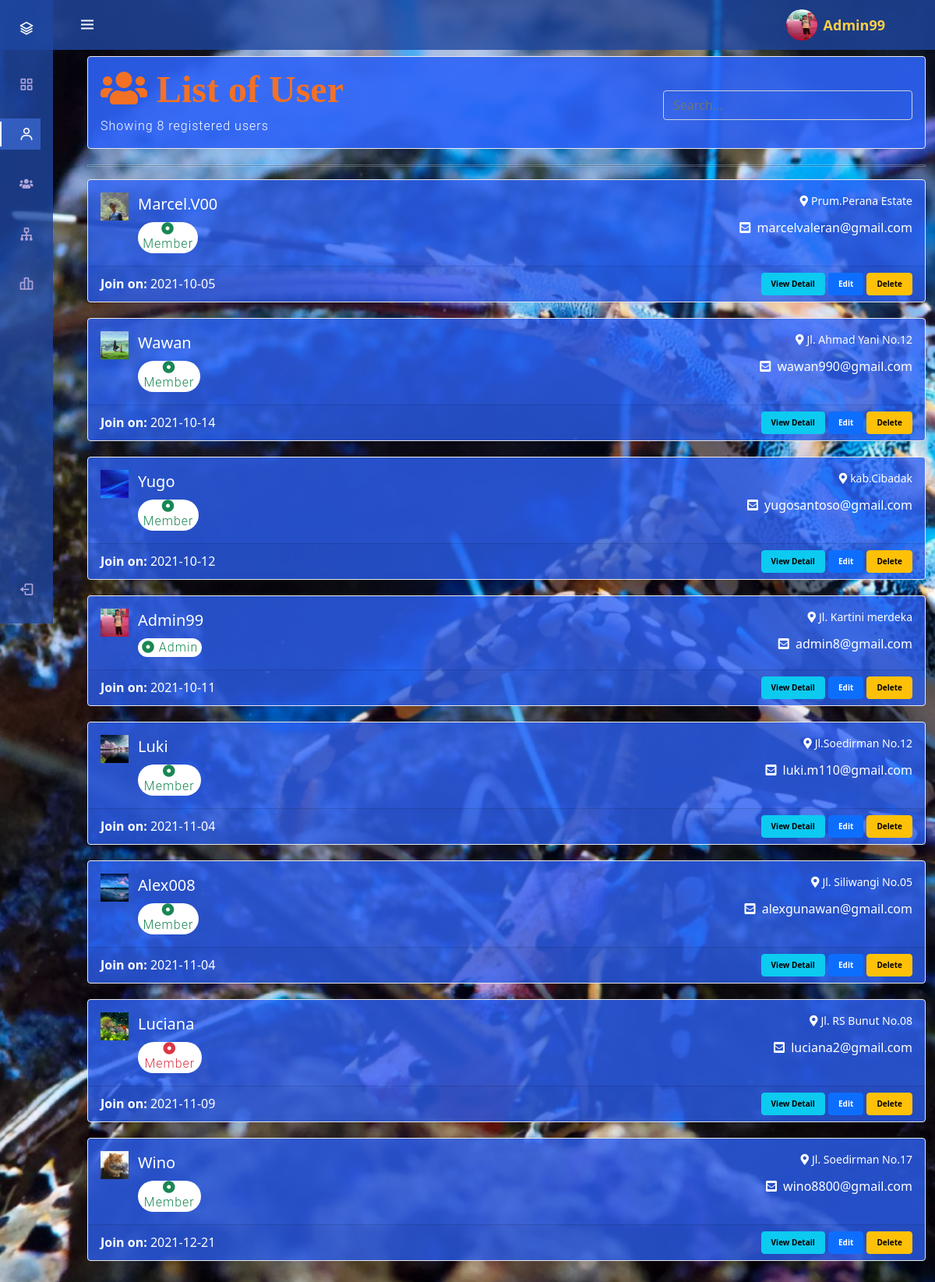
Page /admin_listuser.php (signed in) on the committed database.
### tables this page shows
CREATE TABLE `users` (
  `id` int(11) NOT NULL,
  `username` varchar(50) NOT NULL,
  `email` varchar(50) NOT NULL,
  `password` varchar(50) NOT NULL,
  `full_name` varchar(150) NOT NULL,
  `create_datetime` date NOT NULL,
  `update_on` varchar(16) NOT NULL,
  `address` varchar(254) NOT NULL,
  `subdistrict` varchar(100) NOT NULL,
  `phone` char(13) NOT NULL,
  `level` varchar(30) NOT NULL,
  `post_code` int(8) NOT NULL,
  `img_location` varchar(150) NOT NULL,
  `activation` varchar(20) NOT NULL
);

### admin_listuser.php (the view, shortened to what this page needs)
<?php
include 'config.php';
$user_id = $_SESSION['user_id'];
$img_prof = $_SESSION['img_prof'];
$sql = "SELECT * FROM users ORDER BY id";
$res = mysqli_query($conn, $sql);
$total = mysqli_num_rows($res);
?>
<html>
<head>
    <link rel="stylesheet" href="css/sidebar4.css">
    <link rel="stylesheet" href="css/userlist3.css">
    <link rel="stylesheet" href="css/hover.css">
    <link href="https://maxcdn.bootstrapcdn.com/font-awesome/4.3.0/css/font-awesome.min.css" rel="stylesheet">
    <link rel="stylesheet" href="https://maxcdn.bootstrapcdn.com/bootstrap/4.0.0/css/bootstrap.min.css">
    <link rel="stylesheet" href="https://stackpath.bootstrapcdn.com/bootstrap/4.0.0/js/bootstrap.bundle.min.js">
    <link rel="stylesheet" href="https://cdn.jsdelivr.net/npm/bootstrap@5.0.0-beta1/dist/css/bootstrap.min.css">
    <link href='https://unpkg.com/boxicons@2.1.1/css/boxicons.min.css' rel='stylesheet'>
    <link rel="stylesheet" href="https://cdnjs.cloudflare.com/ajax/libs/jquery/3.2.1/jquery.min.js">
</head>
<body id="body-pd">
<header class="header" id="header">
        <div class="header_toggle"> <i class='bx bx-menu' id="header-toggle"></i> </div>
        <div class="space">
            <div class="header_img mr-2"> <img src="img/<?php echo $img_prof ?>" alt=""> </div>
            <a style="color: #ffcf47;" title="Edit Profile" href="admin_editprofile.php?id=<?php echo $user_id;?>">
                <?php echo"<b class=hover style=font-size:18px;>". $_SESSION['username'] . "</b>";?>
            </a>
        </div>
</header>
<div class="l-navbar" id="nav-bar">
        <nav class="nav">
            <div> <a href="#" class="nav_logo"> <i class='bx bx-layer nav_logo-icon'></i> <span class="nav_logo-name">Menu</span> </a>
                <div class="nav_list">
                    <a href="admin_view.php" class="nav_link">
                        <i class='bx bx-grid-alt nav_icon' title="Dashboard"></i>
                    </a>
                        <a href="admin_listuser.php" class="nav_link active">
                        <i class='bx bx-user nav_icon' title="Users"></i>
                    </a>
                    <a href="admin_customer_lists.php" class="nav_link">
                        <i class='fas fa-users fa-sm nav_icon' style="margin-left: 1px;" title="Customer List"> </i>
                    </a>
                    <a href="admin_size_detail.php" class="nav_link">
                        <i class='bx bx-sitemap nav_icon' title="Size Category"></i>
                    </a>
                    <a href="sales_graph.php" class="nav_link">
                        <i class='bx bx-bar-chart-alt-2 nav_icon' title="Sales Graph"></i>
                    </a>
                </div>
            </div>
        <a href="logout.php" class="nav_link">
            <i class='bx bx-log-out nav_icon'></i>
        </a>
    </nav>
</div>
<link rel="stylesheet" href="https://use.fontawesome.com/releases/v5.6.3/css/all.css">
<br>
<br>
<br>
<div class="container">
<div class="card b-1 hover-shadow mb-20" style="background: rgba(45, 98, 245, 0.9);">
        <div class="media card-body">
            <div class="media-body">
                <article>
                  <h1><i class="fas fa-users"></i> <b>List of User</b></h1>
                </article>
            <small class="fs-16 fw-300 ls-1"> Showing <?php echo $total; ?> registered users</small>
            </div>
            <div class="media-right text-right d-none d-md-block">
                <input type="text" class="form-control" style="float: right; margin-top: 1.7em; width: 20em; background: transparent; color: #fff;" id="myFilter" onkeyup="myFunction()" placeholder="Search...">
            </div>
        </div>
    </div>
    <hr style="border: 1px solid white;">
</div>
<div class="container">
<div class="" id="myProducts">
<?php
$server = "localhost";
$user = "root";
$pass = "";
$database = "database";
$conn = mysqli_connect($server, $user, $pass, $database) or die(mysqli_error());
$sql = "SELECT * FROM users ORDER BY id";
$res = mysqli_query($conn, $sql);
if($res==true)
{
    $count_rows = mysqli_num_rows($res);
if($count_rows>0)
{
    while($row=mysqli_fetch_assoc($res))
    {
        $id = $row['id'];
        $username = $row['username'];
        $email = $row['email'];
        $address = $row['address'];
        $status = $row['level'];
        $date = $row['create_datetime'];
        $activation = $row['activation'];
        ?>
    <div class="card b-1 hover-shadow mb-20" style="background: rgba(45, 98, 245, 0.8);">
        <div class="media card-body">
            <div class="media-left pr-12">
                <img class="avatar avatar-xl no-radius" style="object-fit: cover" src="img/<?php echo $row['img_location']; ?>" alt="...">
            </div>
            <div class="media-body">
                <div class="mb-2">
                    <span class="fs-20 pr-16"><?php echo $username; ?></span>
                </div>
                <div class="bg-white" style="width: 10%; text-align: center; border-radius: 30px;">
                <?php
                if ($activation == "Deactivated") { ?>
                <small class="fs-16 fw-300 ls-1 text-danger"><i class="fas fa-dot-circle"></i> <?php echo $status; ?></small>
                <?php }
                if ($activation == "Active") { ?>
                <small class="fs-16 fw-300 ls-1 text-success"><i class="fas fa-dot-circle"></i> <?php echo $status; ?></small>
                <?php } ?>
                </div>
            </div>
            <div class="media-right text-right d-none d-md-block">
                <p class="fs-14 text-fade mb-12"><i class="fas fa-map-marker-alt pr-1"></i><?php echo $address; ?></p>
                <span class="text-fade"><i class="fas fa-envelope-square pr-1"></i> <?php echo $email; ?></span>
            </div>
        </div>
        <footer class="card-footer flexbox align-items-center">
            <div style="color: #fff;">
                <strong>Join on:</strong>
                <span><?php echo $date; ?></span>
            </div>
            <div class="card-hover-show">
                <a title="View Detail" class="btn btn-xs fs-10 btn-bold btn-info" href="admin_user_detail.php?id=<?php echo $id; ?>">
                    View Detail
                </a>
                <a title="Edit" class="btn btn-xs fs-10 btn-bold btn-primary" href="admin_editprofile.php?id=<?php echo $id; ?>">
                    Edit
                </a>
                <a title="Delete" class="btn btn-xs fs-10 btn-bold btn-warning" href="admin_delete_user.php?id=<?php echo $id; ?>" onclick="return confirm('This user account will be lost!. Do You want to proceed ?')">
                    Delete
                </a>
            </div>
        </footer>
    </div>
<?php
        }
    }
    else
    {
        ?>
        <tr>
            <td colspan="5">No Information added on this list.</td>
        </tr>
        <?php
    }
}
?>
    <br>
</div>
</div>
</body>
</html>

### css/sidebar4.css (style rules this page uses)
:root { --header-height: 3rem; --nav-width: 68px; --first-color: #0a58ca; --first-color-light: #AFA5D9; --white-color: #F7F6FB; --body-font: 'Nunito', sans-serif; --normal-font-size: 1rem; --z-fixed: 100 }
a { text-decoration: none }
.header { width: 100%; height: var(--header-height); position: fixed; top: 0; left: 0; display: flex; align-items: center; justify-content: space-between; padding: 0 1rem; background-color: rgba(30, 70, 161, 0.8); z-index: var(--z-fixed); transition: .5s; color: white; }
.space { display: flex; align-items: center; padding: 0 2rem; }
.header_toggle { color: var(--white-color); font-size: 1.5rem; cursor: pointer }
.header_img { width: 35px; height: 35px; display: flex; justify-content: center; border-radius: 50%; overflow: hidden }
.header_img img { width: 40px }
.l-navbar { position: fixed; top: 0; left: -30%; width: var(--nav-width); height: 100vh; background-color: rgba(30, 70, 161, 0.8); padding: .5rem 1rem 0 0; transition: .5s; z-index: var(--z-fixed) }
.nav { height: 100%; display: flex; flex-direction: column; justify-content: space-between; overflow: hidden }
.nav_logo, .nav_link { display: grid; grid-template-columns: max-content max-content; align-items: center; column-gap: 1rem; padding: .5rem 0 .5rem 1.5rem }
.nav_logo { margin-bottom: 2rem }
.nav_logo-icon { font-size: 1.25rem; color: var(--white-color) }
.nav_link { position: relative; color: var(--first-color-light); margin-bottom: 1.5rem; transition: .3s }
.nav_icon { font-size: 1.25rem }
.active { color: var(--white-color); background-color: rgba(62, 109, 217, 0.7); border-top-right-radius: 12px; border-bottom-right-radius: 12px; transition: .3s; }
.active::before { content: ''; position: absolute; left: 0; width: 2px; height: 32px; background-color: var(--white-color) }
@media screen and (min-width: 768px) { body { margin: calc(var(--header-height) + 1rem) 0 0 0; padding-left: calc(var(--nav-width) + 2rem) } }
@media screen and (min-width: 768px) { .header { height: calc(var(--header-height) + 1rem); padding: 0 2rem 0 calc(var(--nav-width) + 2rem) } }
@media screen and (min-width: 768px) { .header_img { width: 40px; height: 40px } }
@media screen and (min-width: 768px) { .header_img img { width: 45px } }
@media screen and (min-width: 768px) { .l-navbar { left: 0; padding: 1rem 1rem 0 0 } }

### admin_listuser.php (style rules this page uses)
a:hover, a, th { text-decoration: none; }
body { background-image: url("back/blue_lobster1.jpg"); background-attachment: fixed; background-repeat:no-repeat; background-size:cover; }
article { background: #f37125; -webkit-background-clip: text; -webkit-text-fill-color: transparent; text-align: left; font-family: serif; }
h1 { font-size: 4vmin; line-height: 1.1; }
.btn { font-weight: bold; }

### rows in the picture
users: img_location (picture), username "Marcel.V00", level "Member", address "Prum.Perana Estate", email "marcelvaleran@gmail.com", create_datetime "2021-10-05"
users: img_location (picture), username "Wawan", level "Member", address "Jl. Ahmad Yani No.12", email "wawan990@gmail.com", create_datetime "2021-10-14"
users: img_location (picture), username "Yugo", level "Member", address "kab.Cibadak", email "yugosantoso@gmail.com", create_datetime "2021-10-12"
users: img_location (picture), username "Admin99", level "Admin", address "Jl. Kartini merdeka", email "admin8@gmail.com", create_datetime "2021-10-11"
users: img_location (picture), username "Luki", level "Member", address "Jl.Soedirman No.12", email "luki.m110@gmail.com", create_datetime "2021-11-04"
users: img_location (picture), username "Alex008", level "Member", address "Jl. Siliwangi No.05", email "alexgunawan@gmail.com", create_datetime "2021-11-04"
users: img_location (picture), username "Luciana", level "Member", address "Jl. RS Bunut No.08", email "luciana2@gmail.com", create_datetime "2021-11-09"
users: img_location (picture), username "Wino", level "Member", address "Jl. Soedirman No.17", email "wino8800@gmail.com", create_datetime "2021-12-21"

### other values in the picture
$_SESSION['username'] "Admin99"
$total "8"
